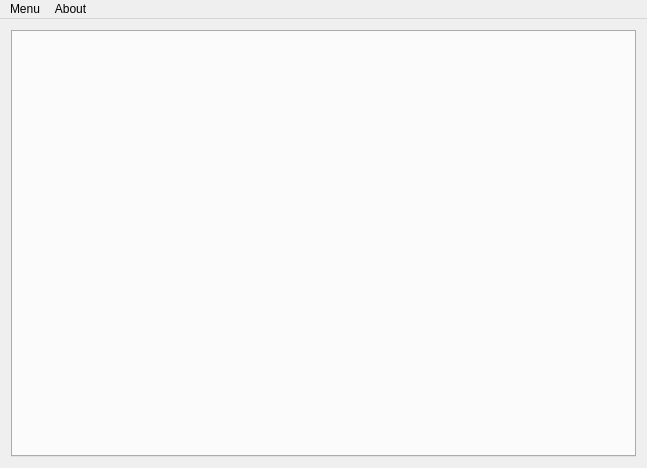
<?xml version="1.0" encoding="UTF-8"?>
<ui version="4.0">
 <class>MainWindow</class>
 <widget class="QMainWindow" name="MainWindow">
  <property name="geometry">
   <rect>
    <x>0</x>
    <y>0</y>
    <width>647</width>
    <height>468</height>
   </rect>
  </property>
  <property name="windowTitle">
   <string>FoxFramework</string>
  </property>
  <property name="windowIcon">
   <iconset resource="resource.qrc">
    <normaloff>:/icons/iceweasel_icon.png</normaloff>:/icons/iceweasel_icon.png</iconset>
  </property>
  <widget class="QWidget" name="centralWidget">
   <layout class="QGridLayout" name="gridLayout">
    <item row="0" column="0">
     <widget class="QTabWidget" name="tabs"/>
    </item>
   </layout>
  </widget>
  <widget class="QMenuBar" name="menuBar">
   <property name="geometry">
    <rect>
     <x>0</x>
     <y>0</y>
     <width>647</width>
     <height>21</height>
    </rect>
   </property>
   <widget class="QMenu" name="menuMenu">
    <property name="title">
     <string>Menu</string>
    </property>
    <widget class="QMenu" name="menuMaple_Size">
     <property name="title">
      <string>Maple Size</string>
     </property>
     <addaction name="actionAuto"/>
     <addaction name="action800"/>
     <addaction name="action1024"/>
     <addaction name="action1366"/>
    </widget>
    <addaction name="actionRun_MapleStory"/>
    <addaction name="menuMaple_Size"/>
   </widget>
   <widget class="QMenu" name="menuAbot">
    <property name="title">
     <string>About</string>
    </property>
    <addaction name="actionQt"/>
    <addaction name="actionIcons"/>
    <addaction name="actionFramework_Itself"/>
   </widget>
   <addaction name="menuMenu"/>
   <addaction name="menuAbot"/>
  </widget>
  <action name="actionRun_MapleStory">
   <property name="icon">
    <iconset resource="resource.qrc">
     <normaloff>:/icons/snail.png</normaloff>:/icons/snail.png</iconset>
   </property>
   <property name="text">
    <string>Run MapleStory</string>
   </property>
  </action>
  <action name="actionAuto">
   <property name="checkable">
    <bool>true</bool>
   </property>
   <property name="checked">
    <bool>true</bool>
   </property>
   <property name="text">
    <string>Auto</string>
   </property>
   <property name="iconVisibleInMenu">
    <bool>true</bool>
   </property>
  </action>
  <action name="action800">
   <property name="checkable">
    <bool>true</bool>
   </property>
   <property name="text">
    <string>800x600</string>
   </property>
  </action>
  <action name="action1024">
   <property name="checkable">
    <bool>true</bool>
   </property>
   <property name="text">
    <string>1024x768</string>
   </property>
  </action>
  <action name="action1366">
   <property name="checkable">
    <bool>true</bool>
   </property>
   <property name="text">
    <string>1366x768</string>
   </property>
  </action>
  <action name="actionQt">
   <property name="icon">
    <iconset resource="resource.qrc">
     <normaloff>:/icons/Qt-logo.png</normaloff>:/icons/Qt-logo.png</iconset>
   </property>
   <property name="text">
    <string>Qt</string>
   </property>
  </action>
  <action name="actionIcons">
   <property name="icon">
    <iconset resource="resource.qrc">
     <normaloff>:/icons/information.png</normaloff>:/icons/information.png</iconset>
   </property>
   <property name="text">
    <string>Icons</string>
   </property>
  </action>
  <action name="actionFramework_Itself">
   <property name="icon">
    <iconset resource="resource.qrc">
     <normaloff>:/icons/iceweasel_icon.png</normaloff>:/icons/iceweasel_icon.png</iconset>
   </property>
   <property name="text">
    <string>FoxFramework</string>
   </property>
  </action>
 </widget>
 <layoutdefault spacing="6" margin="11"/>
 <resources>
  <include location="resource.qrc"/>
 </resources>
 <connections/>
</ui>
